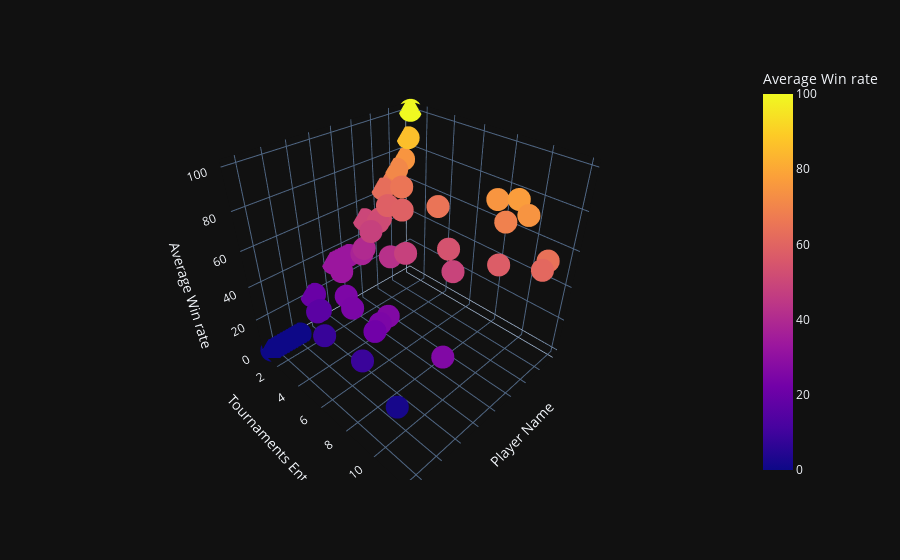

This figure's notebook cell:
### Code cell
import plotly.express as px

data_filter = df[df['Player Name'] != 'Grand Total']

fig = px.scatter_3d(data_filter, x='Player Name', y='Tournaments Entered', z='Average Win rate', color='Average Win rate', )

fig.update_layout(
    scene=dict(
        xaxis=dict(showticklabels=False)  # Hide x-axis tick labels
    ),
    template='plotly_dark'
)

# Adjust the label position
fig.update_traces(textposition='bottom center')  # or 'middle center' or other appropriate positions

fig.show()

### Figure 1 — Plotly figure (JSON) as saved in the notebook; plotly's stock layout.template omitted (floating-point values rounded to 4 significant figures)
{"data": [{"hovertemplate": "Player Name=%{x}<br>Tournaments Entered=%{y}<br>Average Win rate=%{marker.color}<extra></extra>", "legendgroup": "", "marker": {"color": [100, 86, 77.11, 75, 75, 74.5, 71, 68.89, 67, 65.5, 65, 64.17, 63, 61.17, 58.67, 58.5, 57.5, 54, 53, 51.5, 50, 49.13, 48, 48, 42.5, 40, 37.5, 33, 33, 33, 33, 33, 33, 33, 33, 26.17, 26.1, 25, 24.83, 24.5, 22, 20, 20, 16.5, 16.5, 8.83, 8.33, 1.89, 0, 0, 0, 0, 0, 0, 0, 0, 0, 0, 0], "coloraxis": "coloraxis", "symbol": "circle"}, "mode": "markers", "name": "", "scene": "scene", "showlegend": false, "textposition": "bottom center", "type": "scatter3d", "x": ["Baskin Robbins", "comet", "Samurai", "Spencer", "Eyas", "Sophist", "Toland", "Kaiju", "Dinkleberg", "DoubleW", "CHICO", "ICHIGO", "Leo", "TheDood22", "Pidgeon", "SagesScribbles", "Cal", "Shinta", "Haus", "Frog Lady", "ZachKirklander", "bellyache", "BeastMaster6027", "DrMichaelBay", "TC | mjmd", "Redline", "Reos", "Aerials", "Nephenee", "LOWTIERGAWD", "Cool Ranch Papadilla", "Enanito", "Brady", "EnderShel", "KnightWolf", "Payday", "Thumbs", "The_Verminator", "LV 3 Aisan", "Zxtra", "Rainstorm", "brotherpig10", "PumpkinPie", "Lancer", "Vince", "goober", "TDollas", "Helix", "Yung Gov", "Fort", ".....", "D.J.", "Randomcasual", "Coldramen", "Riley", "Marcato", "armanistraitjacket", "Max", "Jisp"], "y": [1, 1, 9, 1, 8, 10, 1, 9, 1, 2, 5, 12, 1, 12, 3, 2, 10, 7, 2, 2, 1, 8, 2, 5, 4, 2, 2, 1, 1, 1, 1, 1, 1, 1, 2, 6, 10, 3, 6, 4, 6, 1, 1, 2, 2, 6, 3, 9, 1, 1, 1, 1, 1, 1, 1, 1, 1, 1, 1], "z": [100, 86, 77.11, 75, 75, 74.5, 71, 68.89, 67, 65.5, 65, 64.17, 63, 61.17, 58.67, 58.5, 57.5, 54, 53, 51.5, 50, 49.13, 48, 48, 42.5, 40, 37.5, 33, 33, 33, 33, 33, 33, 33, 33, 26.17, 26.1, 25, 24.83, 24.5, 22, 20, 20, 16.5, 16.5, 8.83, 8.33, 1.89, 0, 0, 0, 0, 0, 0, 0, 0, 0, 0, 0]}], "layout": {"coloraxis": {"colorbar": {"title": {"text": "Average Win rate"}}, "colorscale": [[0, "#0d0887"], [0.1111, "#46039f"], [0.2222, "#7201a8"], [0.3333, "#9c179e"], [0.4444, "#bd3786"], [0.5556, "#d8576b"], [0.6667, "#ed7953"], [0.7778, "#fb9f3a"], [0.8889, "#fdca26"], [1, "#f0f921"]]}, "legend": {"tracegroupgap": 0}, "margin": {"t": 60}, "scene": {"domain": {"x": [0, 1], "y": [0, 1]}, "xaxis": {"showticklabels": false, "title": {"text": "Player Name"}}, "yaxis": {"title": {"text": "Tournaments Entered"}}, "zaxis": {"title": {"text": "Average Win rate"}}}}}
